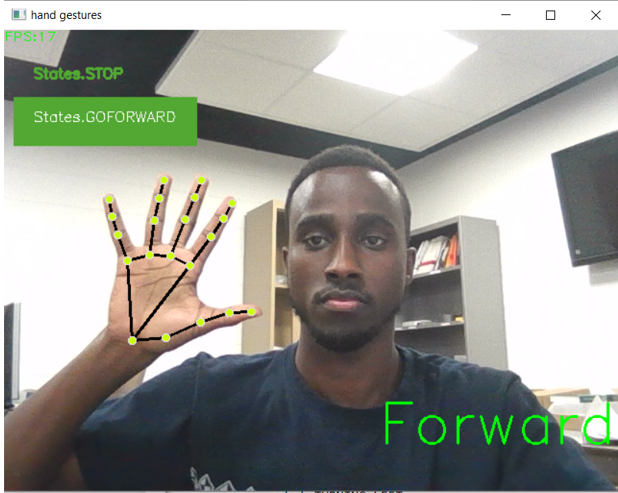
#> input picture Handgesture.PNG, 618 x 493 px, given in place of the camera
$ jupyter execute Untitled.ipynb
#> lines starting #> are read from the running program, lines starting #| are printed output that depends on the picture; after the words box and inside, x2 and y2 are one past the last pixel; in counts of white or black regions, pixels touching at a corner belong together
[cell 1]
import cv2

[cell 2]
import numpy as np
import cv2

cap = cv2.VideoCapture(0)

while True:
    ret, frame = cap.read()
#> frame is the input picture: shape (493, 618, 3); mean B, G, R 147.5, 155.3, 153.8
    width = int(cap.get(3))
    height = int(cap.get(4))

    hsv = cv2.cvtColor(frame, cv2.COLOR_BGR2HSV)
#> hsv: shape (493, 618, 3); mean H, S, V 63.3, 38.4, 162
    lower_blue = np.array([0, 42, 0])
    upper_blue = np.array([179, 255, 255])

    mask = cv2.inRange(hsv, lower_blue, upper_blue)
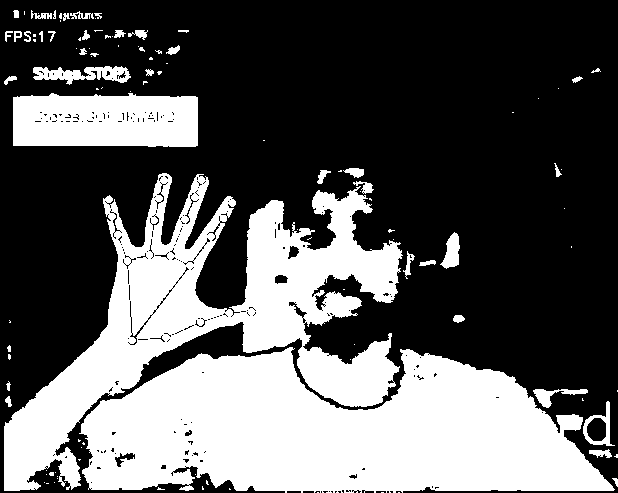
#> mask: shape (493, 618); 35.9% white; 109 white regions (69 under 20 px), largest, box (x1, y1, x2, y2) and area: (79, 347, 615, 493) 54018, (4, 173, 403, 491) 41624, (13, 93, 198, 147) 9151
    print(mask)
#> (printed output is left out)
    result = cv2.bitwise_and(frame, frame, mask=mask)
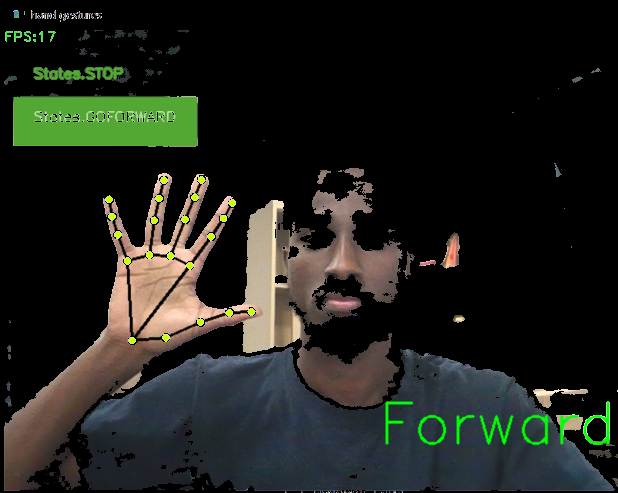
#> result: shape (493, 618, 3); mean B, G, R 27.8, 33.6, 31.4

    cv2.imshow('mask', mask)

    if cv2.waitKey(1) == ord('q'):
#> (key q is pressed here)
        break

cap.release()
cv2.destroyAllWindows()
